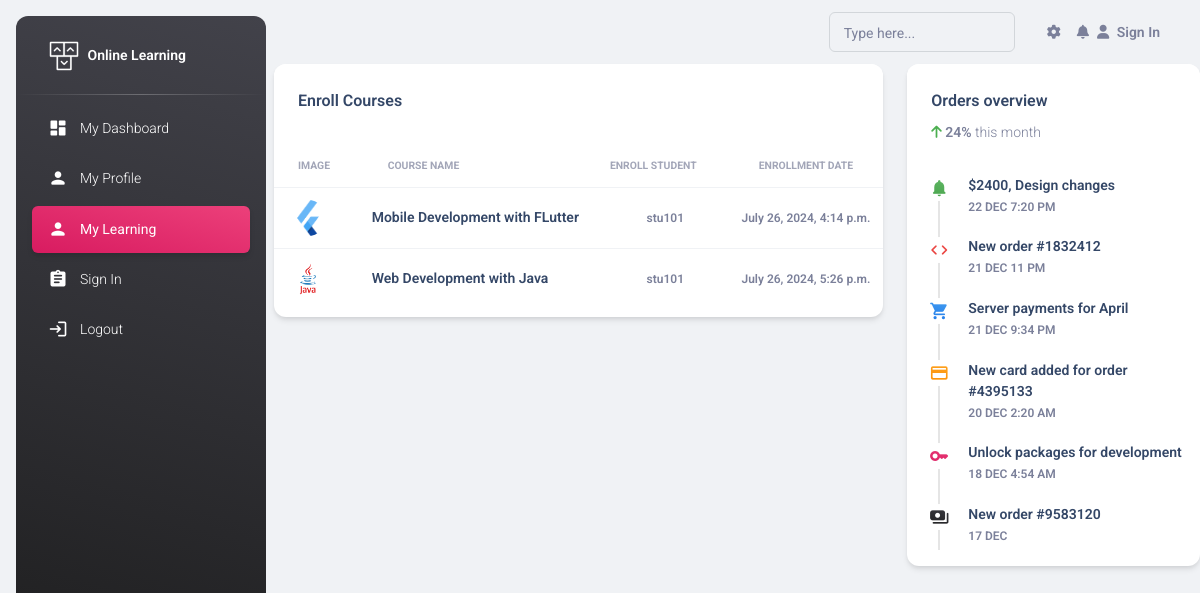
Screenshot of /dashboard/enrollment/ (signed in) with the database file from the repository.
### cart/models.py (models this page shows, shortened)
class Enrollment(models.Model):
    payment = models.ForeignKey(
        Payment, on_delete=models.CASCADE, related_name='enrollments')
    course = models.ForeignKey(Course, on_delete=models.CASCADE)
    enroll_at = models.DateTimeField(auto_now_add=True)
    is_enroll = models.BooleanField(default=False)

class Payment(models.Model):
    student = models.ForeignKey(
        CustomUserModel, on_delete=models.CASCADE, related_name='payments')
    payment_id = models.CharField(max_length=200)
    amount = models.FloatField()
    cart_item = models.ForeignKey(
        CartItem, on_delete=models.CASCADE, related_name='payments')
    payment_status = models.CharField(max_length=200, default='')
    course = models.ForeignKey(Course, on_delete=models.CASCADE)
    paid_at = models.DateTimeField()

### online_learning_app/models.py (models this page shows, shortened)
class Course(models.Model):
    created_by = models.CharField(max_length=200)
    course_image = models.ImageField(upload_to='course_image/')
    course_title = models.CharField(max_length=200)
    course_desc = models.CharField(max_length=200)
    category = models.ForeignKey(Category, on_delete=models.CASCADE)
    price = models.CharField(max_length=200)

### accounts/models.py (models this page shows)
class CustomUserModel(AbstractUser):
    gender = models.CharField(max_length=200)
    is_teacher = models.BooleanField(default=False)

### dashboard/decorators.py (the view)
    @login_required(login_url='/accounts/log_in/')
    def wrap(request, *args, **kwargs):
        if not request.user.is_teacher:
            return function(request, *args, **kwargs)
        else:
            return redirect('home')

### dashboard/views.py (called while the page is built)
@user_is_student
def enrollment_page(request):
    enroll_courses = Enrollment.objects.all()
    context = {
        'enroll_courses': enroll_courses,
    }
    return render(request, 'dashboard/student/enroll_course.html', context=context)

### dashboard/templates/dashboard/student/enroll_course.html
{% extends 'dashboard.html' %}
{% block maincontent %}
<div class="row mb-4">
    <div class="col-lg-8 col-md-6 mb-md-0 mb-4">
        <div class="card">
            <div class="card-header pb-0">
                <div class="row">
                    <div class="col-lg-6 col-7">
                        <h6>Enroll Courses</h6>
                    </div>
                </div>
            </div>
            <div class="card-body px-0 pb-2">
                <div class="table-responsive">
                    <table class="table align-items-center mb-0">
                        <thead>
                            <tr>
                                <th class="text-uppercase text-secondary text-xxs font-weight-bolder opacity-7">
                                    Image
                                </th>
                                <th class="text-uppercase text-secondary text-xxs font-weight-bolder opacity-7">Course
                                    Name
                                </th>
                                <th class="text-uppercase text-secondary text-xxs font-weight-bolder opacity-7 ps-2">
                                    Enroll Student
                                </th>
                                <th
                                    class="text-center text-uppercase text-secondary text-xxs font-weight-bolder opacity-7">
                                    Enrollment Date
                                </th>
                            </tr>
                        </thead>
                        <tbody>
                            {% for enroll in enroll_courses %}
                            {% if enroll.payment.student.username == request.user.username %}
                            <tr>
                                <td>
                                    <div class="d-flex px-2 py-1">
                                        <div>
                                            <img src="{{ enroll.course.course_image.url }}"
                                                class="avatar avatar-sm me-3" alt="courses image">
                                        </div>
                                    </div>
                                </td>
                                <td>
                                    <div class="d-flex flex-column justify-content-center">
                                        <a href="{% url 'study_pannel' enroll.course.id %}">
                                            <h6 class="mb-0 text-sm" style="cursor: pointer;">
                                                {{ enroll.course.course_title }}
                                            </h6>
                                        </a>
                                    </div>
                                </td>
                                <td class="align-middle text-center text-sm">
                                    <span class="text-xs font-weight-bold"> {{ enroll.payment.student.username }}
                                    </span>
                                </td>
                                <td class="align-middle text-center text-sm">
                                    <span class="text-xs font-weight-bold"> {{ enroll.enroll_at }}
                                    </span>
                                </td>
                            </tr>
                            {% endif %}
                            {% endfor %}
                        </tbody>
                    </table>
                </div>
            </div>
        </div>
    </div>
    <div class="col-lg-4 col-md-6">
        <div class="card h-100">
            <div class="card-header pb-0">
                <h6>Orders overview</h6>
                <p class="text-sm">
                    <i class="fa fa-arrow-up text-success" aria-hidden="true"></i>
                    <span class="font-weight-bold">24%</span> this month
                </p>
            </div>
            <div class="card-body p-3">
                <div class="timeline timeline-one-side">
                    <div class="timeline-block mb-3">
                        <span class="timeline-step">
                            <i class="material-icons text-success text-gradient">notifications</i>
                        </span>
                        <div class="timeline-content">
                            <h6 class="text-dark text-sm font-weight-bold mb-0">$2400, Design changes</h6>
                            <p class="text-secondary font-weight-bold text-xs mt-1 mb-0">22 DEC 7:20 PM</p>
                        </div>
                    </div>
                    <div class="timeline-block mb-3">
                        <span class="timeline-step">
                            <i class="material-icons text-danger text-gradient">code</i>
                        </span>
                        <div class="timeline-content">
                            <h6 class="text-dark text-sm font-weight-bold mb-0">New order #1832412</h6>
                            <p class="text-secondary font-weight-bold text-xs mt-1 mb-0">21 DEC 11 PM</p>
                        </div>
                    </div>
                    <div class="timeline-block mb-3">
                        <span class="timeline-step">
                            <i class="material-icons text-info text-gradient">shopping_cart</i>
                        </span>
                        <div class="timeline-content">
                            <h6 class="text-dark text-sm font-weight-bold mb-0">Server payments for April</h6>
                            <p class="text-secondary font-weight-bold text-xs mt-1 mb-0">21 DEC 9:34 PM</p>
                        </div>
                    </div>
                    <div class="timeline-block mb-3">
                        <span class="timeline-step">
                            <i class="material-icons text-warning text-gradient">credit_card</i>
                        </span>
                        <div class="timeline-content">
                            <h6 class="text-dark text-sm font-weight-bold mb-0">New card added for order #4395133</h6>
                            <p class="text-secondary font-weight-bold text-xs mt-1 mb-0">20 DEC 2:20 AM</p>
                        </div>
                    </div>
                    <div class="timeline-block mb-3">
                        <span class="timeline-step">
                            <i class="material-icons text-primary text-gradient">key</i>
                        </span>
                        <div class="timeline-content">
                            <h6 class="text-dark text-sm font-weight-bold mb-0">Unlock packages for development</h6>
                            <p class="text-secondary font-weight-bold text-xs mt-1 mb-0">18 DEC 4:54 AM</p>
                        </div>
                    </div>
                    <div class="timeline-block">
                        <span class="timeline-step">
                            <i class="material-icons text-dark text-gradient">payments</i>
                        </span>
                        <div class="timeline-content">
                            <h6 class="text-dark text-sm font-weight-bold mb-0">New order #9583120</h6>
                            <p class="text-secondary font-weight-bold text-xs mt-1 mb-0">17 DEC</p>
                        </div>
                    </div>
                </div>
            </div>
        </div>
    </div>
</div>
{% endblock maincontent %}

### rows the page displays
Enrollment: course.course_image (picture), course.course_title "Mobile Development with FLutter", payment.student.username "stu101", enroll_at "July 26, 2024, 4:14 p.m."
Enrollment: course.course_image (picture), course.course_title "Web Development with Java", payment.student.username "stu101", enroll_at "July 26, 2024, 5:26 p.m."
